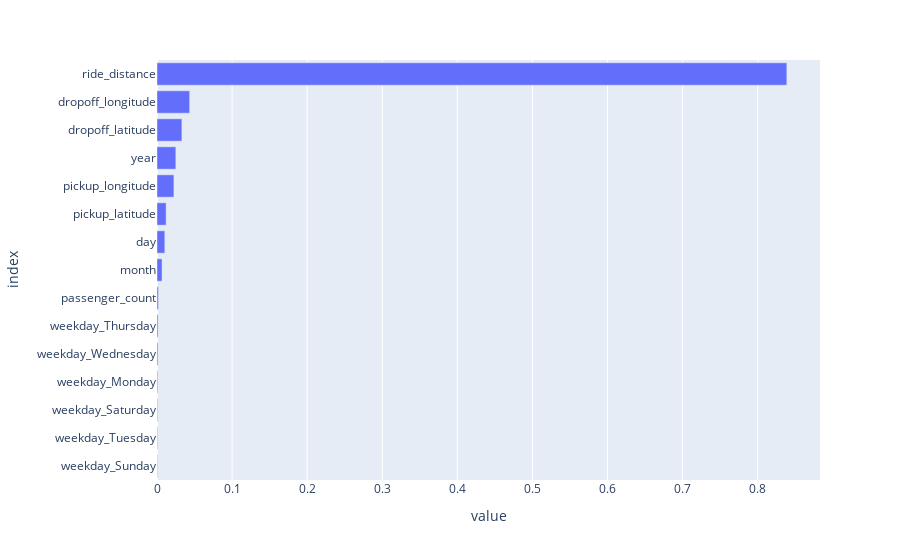

Notebook source saved alongside this figure:
### Code cell
# Feature importance 
column_names = []
for name, step, features_list in preprocessor.transformers_: # loop over steps of ColumnTransformer
    if name == 'num': # if pipeline is for numeric variables
        features = features_list # just get the names of columns to which it has been applied
    else: # if pipeline is for categorical variables
        features = step.get_feature_names_out() # get output columns names from OneHotEncoder
    column_names.extend(features) # concatenate features names
        
print("Names of columns corresponding to each coefficient: ", column_names)

# Create a pandas DataFrame
feature_importance = pd.DataFrame(index = column_names, data = gridsearch.best_estimator_.feature_importances_, columns=["feature_importances"])
feature_importance = feature_importance.sort_values(by = 'feature_importances')
feature_importance

# Plot coefficients
fig = px.bar(feature_importance, orientation = 'h')
fig.update_layout(showlegend = False, 
                  margin = {'l': 120} # to avoid cropping of column names
                 )
fig.show()

### Figure 1 — Plotly figure (JSON) as saved in the notebook; plotly's stock layout.template omitted (floating-point values rounded to 4 significant figures)
{"data": [{"alignmentgroup": "True", "hovertemplate": "variable=feature_importances<br>value=%{x}<br>index=%{y}<extra></extra>", "legendgroup": "feature_importances", "marker": {"color": "#636efa", "pattern": {"shape": ""}}, "name": "feature_importances", "offsetgroup": "feature_importances", "orientation": "h", "showlegend": true, "textposition": "auto", "type": "bar", "x": [0.0005761, 0.0007159, 0.0007853, 0.0009917, 0.001278, 0.001392, 0.001829, 0.006727, 0.0104, 0.01216, 0.02252, 0.0251, 0.03314, 0.04351, 0.8389], "xaxis": "x", "y": ["weekday_Sunday", "weekday_Tuesday", "weekday_Saturday", "weekday_Monday", "weekday_Wednesday", "weekday_Thursday", "passenger_count", "month", "day", "pickup_latitude", "pickup_longitude", "year", "dropoff_latitude", "dropoff_longitude", "ride_distance"], "yaxis": "y"}], "layout": {"barmode": "relative", "legend": {"title": {"text": "variable"}, "tracegroupgap": 0}, "margin": {"l": 120, "t": 60}, "showlegend": false, "xaxis": {"anchor": "y", "domain": [0, 1], "title": {"text": "value"}}, "yaxis": {"anchor": "x", "domain": [0, 1], "title": {"text": "index"}}}}
